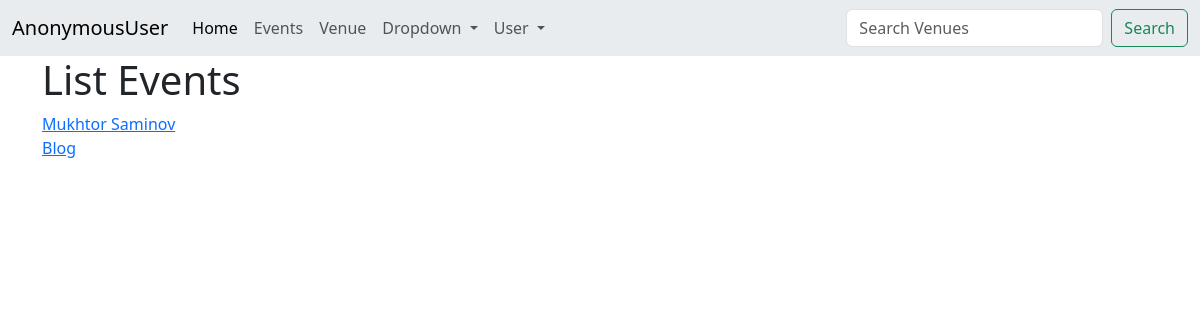
/venue_events/1, run on an earlier commit of the app's database.
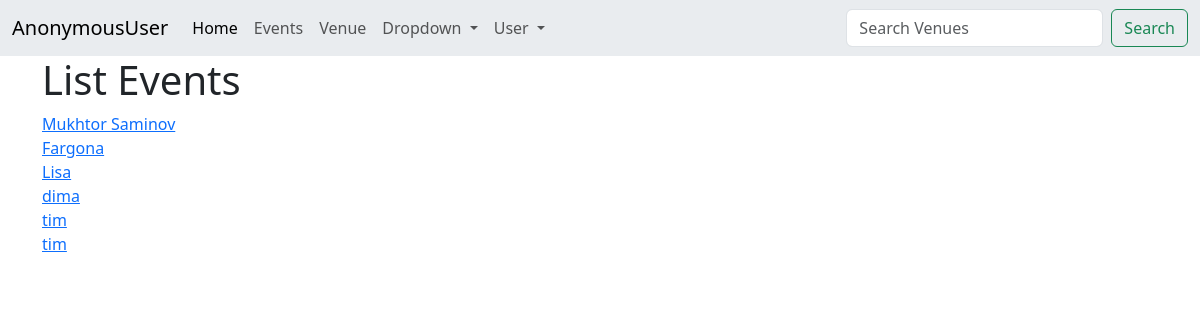
And on a later commit of the database.
### home/models.py (models this page shows, shortened)
class Event(models.Model):
    name=models.CharField("Event Name",max_length=120)
    event_data=models.DateTimeField('Event Data')
    venue=models.ForeignKey(Venue,blank=True,null=True,on_delete=models.CASCADE)
    manager=models.ForeignKey(User,blank=True,null=True,on_delete=models.SET_NULL)
    description=models.TextField(blank=True)
    attendees=models.ManyToManyField(MyClubUser,blank=True)
    aprroved=models.BooleanField("Aprroved",default=False)
    def __str__(self):
        return self.name

### home/views.py (the view)
# urls.py: path('venue_events/<venue_id>',views.venue_event,name='venue_events'),
def venue_event(request,venue_id):
    venue=Venue.objects.get(id=venue_id)
    events=venue.event_set.all()
    if events:
        return render(request,'venue_events.html',{'events':events})
    else:
        messages.success(request,("That Venue Has No Events At This Time... "))
        return redirect('admin_aprroval')

### Template/venue_events.html
{% extends "base.html" %}
{% block content %}
<h1>List Events </h1>
{% for event in events %}
<a href="{%  url 'show_event' event.id %}"> {{ event }}</a><br/>
{% endfor %}
{% endblock %}

What changed in the data, as far as the page shows it:
removed Event: name "Blog"
added Event: name "Fargona"
added Event: name "Lisa"
added Event: name "dima"
added Event: name "tim"
added Event: name "tim"
